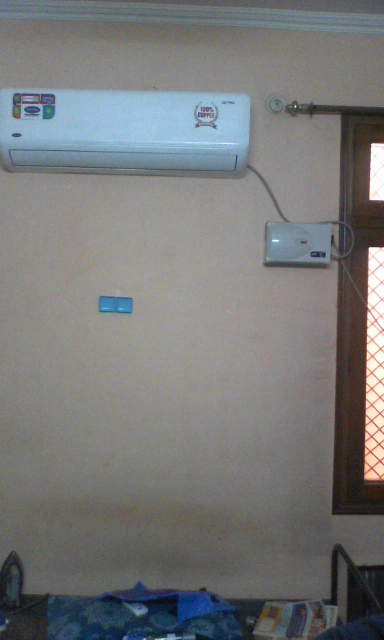
#> input picture test2.jpg, 768 x 1280 px (shown at 1/2 size)
$ python eyemask.py
#> lines starting #> are read from the running program, lines starting #| are printed output that depends on the picture
import cv2
import numpy as np

def nothing(x):
	pass


cv2.namedWindow('Color Capture')

#Create TrackBars
cv2.createTrackbar('M1', 'Color Capture', 0, 255, nothing)
cv2.createTrackbar('S1', 'Color Capture', 0, 255, nothing)
cv2.createTrackbar('V1', 'Color Capture', 0, 255, nothing)
cv2.createTrackbar('M2', 'Color Capture', 0, 255, nothing)
cv2.createTrackbar('S2', 'Color Capture', 0, 255, nothing)
cv2.createTrackbar('V2', 'Color Capture', 0, 255, nothing)

frame = cv2.imread('test2.jpg')
#> frame is the input picture: shape (1280, 768, 3); mean B, G, R 121, 120.5, 118.8
frame = cv2.resize(frame,None,fx=0.5, fy=0.5, interpolation = cv2.INTER_CUBIC)
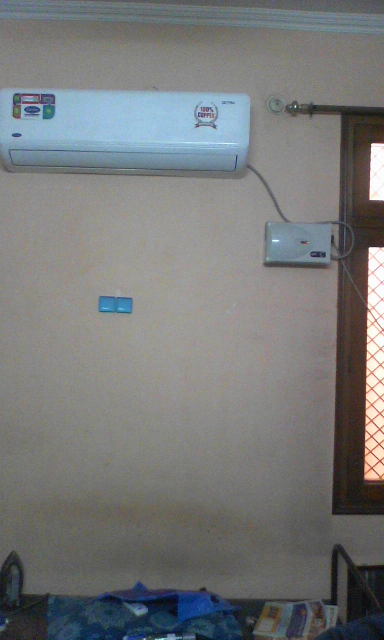
#> frame: shape (640, 384, 3); mean B, G, R 121, 120.5, 118.8

while(1):

	cv2.imshow('Color Capture', frame)

	hsv = cv2.cvtColor(frame, cv2.COLOR_BGR2HSV)
#> hsv: shape (640, 384, 3); mean H, S, V 63.3, 30.9, 127

	if cv2.waitKey(1) & 0xFF == ord('q'):
#> (key q is pressed here)
		break


	m1 = cv2.getTrackbarPos('M1', 'Color Capture')
	s1 = cv2.getTrackbarPos('S1', 'Color Capture')
	v1 = cv2.getTrackbarPos('V1', 'Color Capture')

	m2 = cv2.getTrackbarPos('M2', 'Color Capture')
	s2 = cv2.getTrackbarPos('S2', 'Color Capture')
	v2 = cv2.getTrackbarPos('V2', 'Color Capture')

	lower_color=np.array([m1, s1, v1])
	upper_color=np.array([m2, s2, v2])
	#apply mask
	mask = cv2.inRange(hsv, lower_color, upper_color)
	res = cv2.bitwise_and(frame, frame, mask=mask)
	#show the result
	cv2.imshow('res', res)
#> (the run stopped early here; a loop or call above may not have finished)

$ run again, with test1.jpg copied over test2.jpg
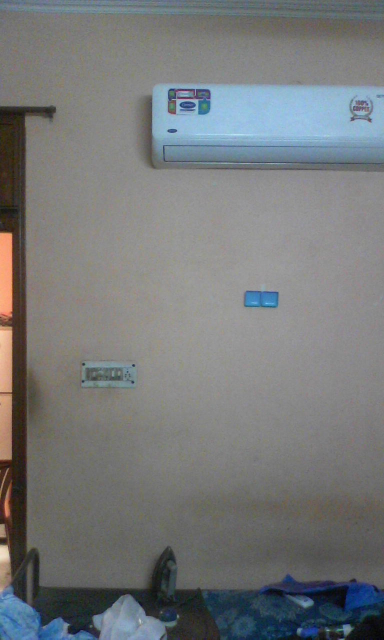
#> input picture test1.jpg, 768 x 1280 px (shown at 1/2 size)
#> frame is the input picture: shape (1280, 768, 3); mean B, G, R 121.7, 120.8, 118.5
#> `frame = cv2.resize(frame,None,fx=0.5, fy=0.5, interpolation = cv2.INTE..`:
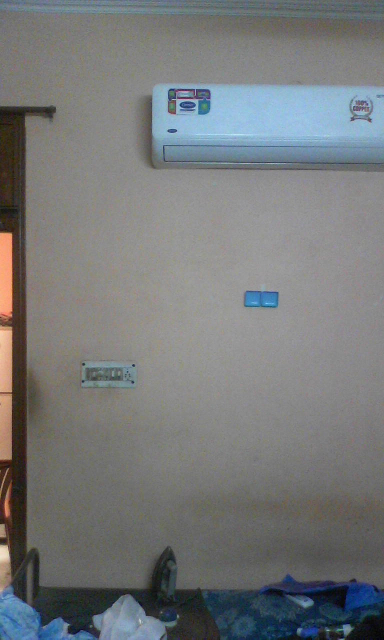
#> frame: shape (640, 384, 3); mean B, G, R 121.7, 120.8, 118.5
#> hsv: shape (640, 384, 3); mean H, S, V 62.6, 30.6, 127.4
